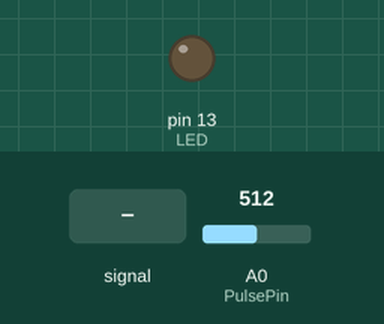
This sketch was run on a simulated Arduino Uno, built with avr-gcc and run on an emulated ATmega328P. Shown: output pins drawn as LEDs (lit = HIGH). Dashed ring = blinking. Inputs (shaded band) come from the test bench; at power-on: A0 (PulsePin) = 512. What the sketch prints to the serial monitor is not drawn.

Above: at 1.2 s.
1.3 s: A0 (PulsePin) fed a 200 Hz sine of ±81 counts around its level
At 1.8 s:
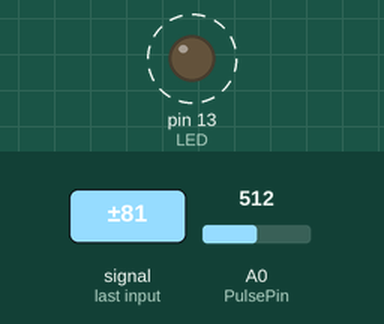
4.3 s: A0 (PulsePin) fed a 50 Hz sine of ±306 counts around its level
At 4.97 s:
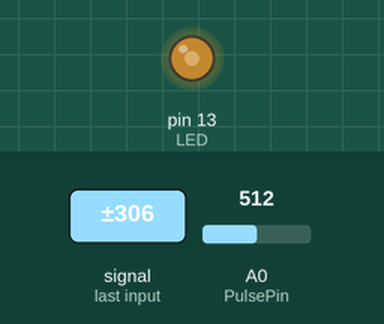
7.3 s: A0 (PulsePin) set to 560
8.8 s: A0 (PulsePin) fed a 50 Hz sine of ±306 counts around its level
11.8 s: A0 (PulsePin) set to 540
13.3 s: A0 (PulsePin) set to 569
At 14.3 s:
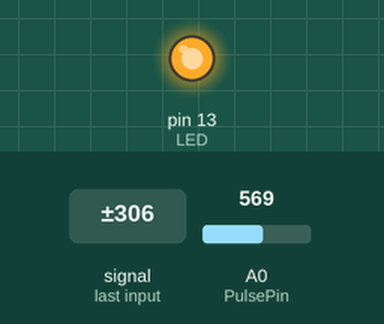
Timing chart, 0 to 15.8 s (numbered marks = the images above; inputs shaded):
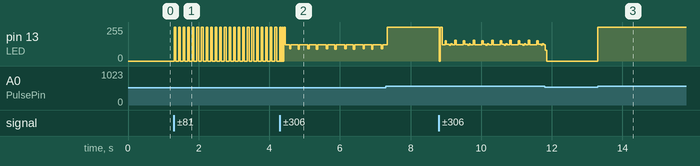

The sketch:

PulseRate.ino
```cpp
int PulsePin = 0;
int LED = 13;
int Signal;
int Threshold = 550;
void setup() {
  pinMode(13, OUTPUT);
  Serial.begin(9600);
}

void loop(){
  Signal = analogRead(PulsePin);
  Serial.println(Signal);
  if(Signal > Threshold)
  {
    digitalWrite(LED, HIGH);
  }
  else {
    digitalWrite(LED, LOW);
  }
}
```

Measured:
- the behaviour switches between 550 and 551 on A0 (PulsePin) (found by bisection; images 2 and 3)
- after the input at 1.3 s, pin 13 (LED): alternates 255/255 for 0.05 s and 0/255 for 0.08 s, starting at once
- after the input at 13.3 s, pin 13 (LED): 0/255 → 255/255 at once
